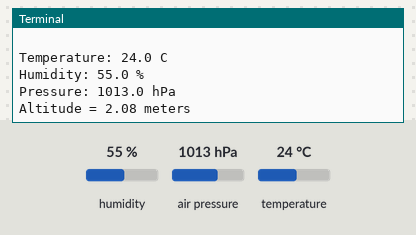
Simulated run of this program. Board: Raspberry Pi (BCM pin numbers). Shown: the last lines printed to the terminal. The inputs (shaded band) are chosen by the test bench; at power-on: humidity 55 %, air pressure 1013 hPa, temperature 24 °C.

Above: at 1.2 s.
1.3 s: humidity set to 22 %
At 2.6 s:
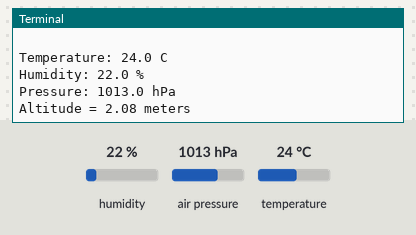
2.8 s: air pressure set to 952 hPa
At 4.2 s:
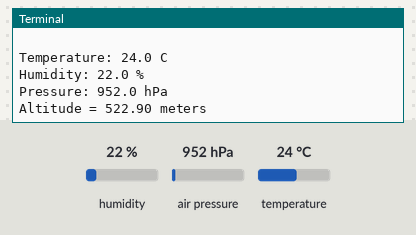

The program:

blinka-bme280.py
```python
#!/usr/bin/python3

import time
import board
import busio
import adafruit_bme280

# Create library object using our Bus I2C port
i2c = busio.I2C(board.SCL, board.SDA)
bme280 = adafruit_bme280.Adafruit_BME280_I2C(i2c)

# OR create library object using our Bus SPI port
#spi = busio.SPI(board.SCK, board.MOSI, board.MISO)
#bme_cs = digitalio.DigitalInOut(board.D10)
#bme280 = adafruit_bme280.Adafruit_BME280_SPI(spi, bme_cs)

# change this to match the location's pressure (hPa) at sea level
bme280.sea_level_pressure = 1013.25

while True:
    print("\nTemperature: %0.1f C" % bme280.temperature)
    print("Humidity: %0.1f %%" % bme280.humidity)
    print("Pressure: %0.1f hPa" % bme280.pressure)
    print("Altitude = %0.2f meters" % bme280.altitude)
    time.sleep(2)
```

Measured:
- after the input at 1.3 s, the terminal: prints a new line after 0.70 s (image 1)
- after the input at 2.8 s, the terminal: prints a new line after 1.2 s (image 2)
